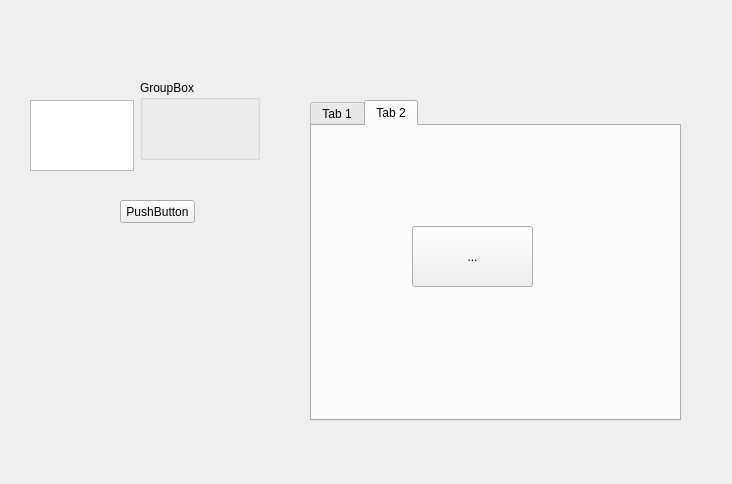
<?xml version="1.0" encoding="UTF-8"?>
<ui version="4.0">
 <class>Form</class>
 <widget class="QWidget" name="Form">
  <property name="geometry">
   <rect>
    <x>0</x>
    <y>0</y>
    <width>732</width>
    <height>484</height>
   </rect>
  </property>
  <property name="windowTitle">
   <string>Form</string>
  </property>
  <widget class="QGroupBox" name="groupBox">
   <property name="geometry">
    <rect>
     <x>140</x>
     <y>80</y>
     <width>120</width>
     <height>80</height>
    </rect>
   </property>
   <property name="title">
    <string>GroupBox</string>
   </property>
  </widget>
  <widget class="QPushButton" name="pushButton">
   <property name="geometry">
    <rect>
     <x>120</x>
     <y>200</y>
     <width>75</width>
     <height>23</height>
    </rect>
   </property>
   <property name="text">
    <string>PushButton</string>
   </property>
  </widget>
  <widget class="QTextEdit" name="textEdit">
   <property name="geometry">
    <rect>
     <x>30</x>
     <y>100</y>
     <width>104</width>
     <height>71</height>
    </rect>
   </property>
  </widget>
  <widget class="QTabWidget" name="tabWidget">
   <property name="geometry">
    <rect>
     <x>310</x>
     <y>100</y>
     <width>371</width>
     <height>321</height>
    </rect>
   </property>
   <property name="currentIndex">
    <number>1</number>
   </property>
   <widget class="QWidget" name="tab">
    <attribute name="title">
     <string>Tab 1</string>
    </attribute>
    <widget class="QTextEdit" name="textEdit_2">
     <property name="geometry">
      <rect>
       <x>70</x>
       <y>10</y>
       <width>104</width>
       <height>71</height>
      </rect>
     </property>
    </widget>
   </widget>
   <widget class="QWidget" name="tab_2">
    <attribute name="title">
     <string>Tab 2</string>
    </attribute>
    <widget class="QToolButton" name="toolButton">
     <property name="geometry">
      <rect>
       <x>100</x>
       <y>100</y>
       <width>121</width>
       <height>61</height>
      </rect>
     </property>
     <property name="text">
      <string>...</string>
     </property>
    </widget>
   </widget>
  </widget>
 </widget>
 <resources/>
 <connections/>
</ui>
